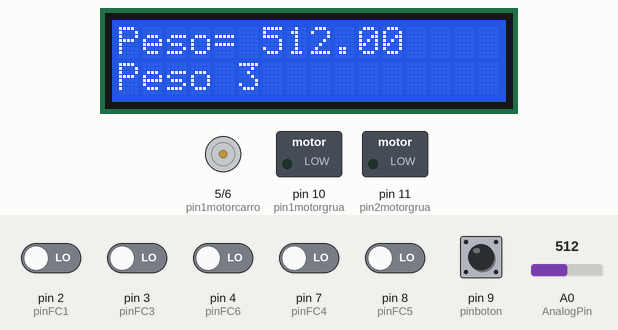
Recording of a sketch running on a simulated Arduino Uno, built with avr-gcc and run on an emulated ATmega328P. Shown: 16×2 character LCD, motor-driver pin pairs drawn as motors (green arrow = first pin HIGH = forward, orange = second pin HIGH = backward, longer = more drive), switched loads named in the sketch (green lamp = pin HIGH). The inputs (shaded band) are chosen by the test bench; at power-on: pin 2 (pinFC1), pin 3 (pinFC3), pin 4 (pinFC6), pin 7 (pinFC4), pin 8 (pinFC5), pin 9 (pinboton) LOW, A0 (AnalogPin) = 512.

Above: at 1.03 s.
1.3 s: pin 9 (pinboton) pulled HIGH for 0.45 s
At 1.9 s:
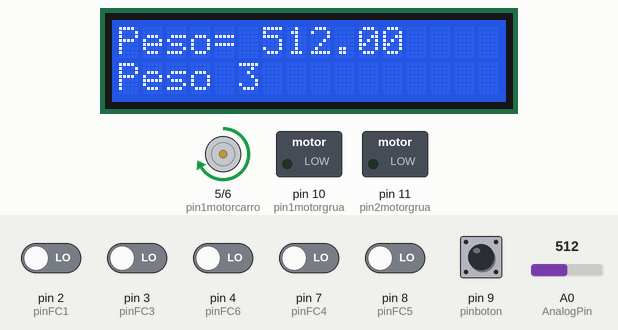
4.7 s: A0 (AnalogPin) set to 0
At 5.3 s:
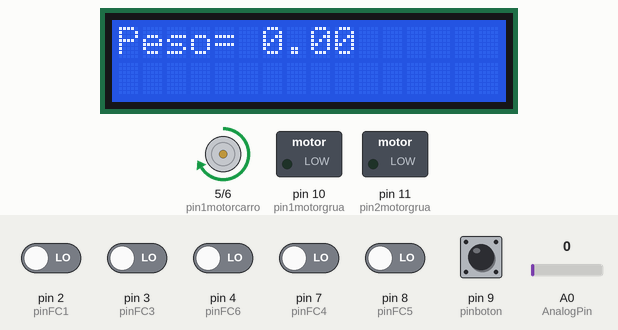
7.7 s: A0 (AnalogPin) set to 1023
At 8.19 s:
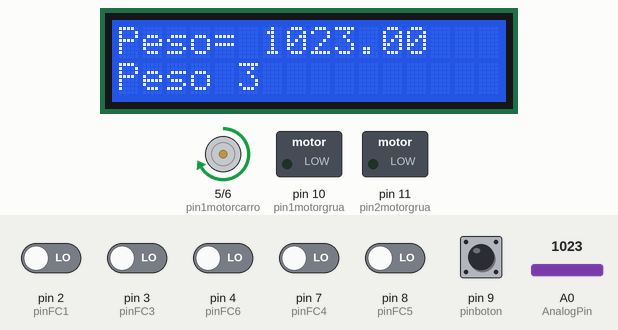
10.7 s: pin 8 (pinFC5) driven HIGH
At 11.17 s:
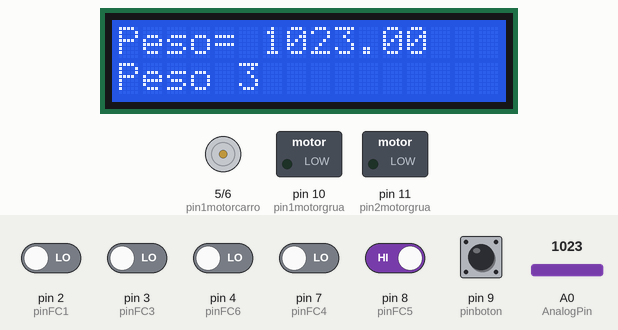
13.5 s: A0 (AnalogPin) set to 900
At 13.78 s:
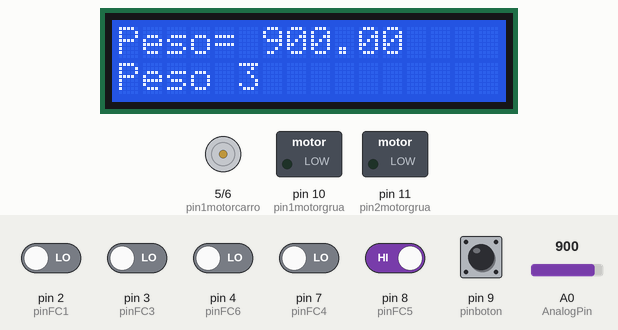
15.0 s: pin 9 (pinboton) pulled HIGH for 1 s
At 16.0 s:
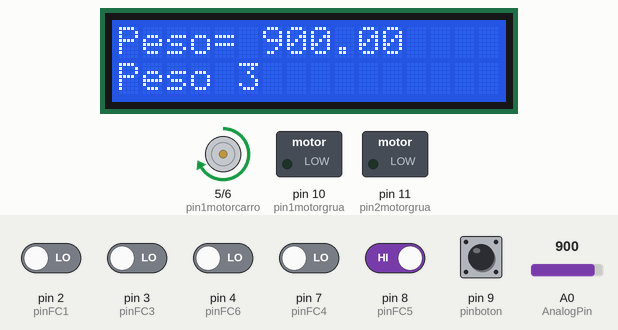
Timing chart, 0 to 18.0 s (numbered marks = the images above; inputs shaded):
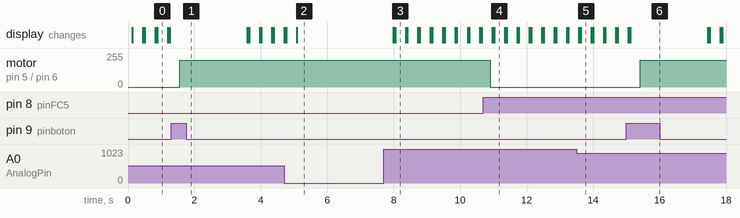

The sketch:

Puente_Grua_3.ino
```cpp
//Para la pantalla
#include <Wire.h>
#include <LCD.h>
#include <LiquidCrystal_I2C.h>
#define I2C_ADDR    0x27
#include <SoftwareSerial.h>
LiquidCrystal_I2C             lcd(I2C_ADDR,2, 1, 0, 4, 5, 6, 7);
#include "Print.h"
float Peso;         //Variable de Lectura del sensor.
int peso=0;
int s0=0;
int s1=0;
int s3=0;
int s6=0;
int s4=0;
int s5=0;
int AnalogPin = 0;               //Pin Sensor de peso
const int pin1motorcarro=5;     //Pin 1 Motor Carro Superior
const int pin2motorcarro=6;     //Pin 2 Motor Carro Superior
const int pin1motorgrua=10;       //Pin 1 Motor Grua
const int pin2motorgrua=11;       //Pin 2 Motor Grua
const int pinFC1=2;              //Pin señal FC 2
const int pinFC3=3;              //Pin señal FC 3
const int pinFC6=4;              //Pin señal FC 7
const int pinFC4=7;              //Pin señal FC 8
const int pinFC5=8;              //Pin señal FC 5
const int pinboton=9;              //Pin señal FC 5

int pwm1=240;                    //Velocidad Motor Carro superior
int pwm2=160;                    //Velocidad Motor Grua
//Variables para lectura de señales de finales de carrera
int estadoAnteriorFC1 = 0; //Declaramos e inicializamos la variable
int valorFC1 = 0; //Declaramos e inicializamos la variable
int estadoAnteriorFC3 = 0; //Declaramos e inicializamos la variable
int valorFC3 = 0; //Declaramos e inicializamos la variable
int estadoAnteriorFC6 = 0; //Declaramos e inicializamos la variable
int valorFC6 = 0; //Declaramos e inicializamos la variable
int estadoAnteriorFC4 = 0; //Declaramos e inicializamos la variable
int valorFC4 = 0; //Declaramos e inicializamos la variable
int estadoAnteriorFC5 = 0; //Declaramos e inicializamos la variable
int valorFC5 = 0; //Declaramos e inicializamos la variable
int estadoAnteriorboton = 0; //Declaramos e inicializamos la variable
int valorboton = 0; //Declaramos e inicializamos la variable

void setup() {
  //Configuracion de Pantalla
  lcd.begin (16,2);    // Inicializar el display con 16 caraceres 2 lineas
  lcd.setBacklightPin(3,POSITIVE);
  lcd.setBacklight(HIGH);

//Serial.begin(9600);   //Inicia comunicación serie-PC
pinMode(pin1motorcarro,OUTPUT);
pinMode(pin2motorcarro,OUTPUT);
pinMode(pin1motorgrua, OUTPUT);
pinMode(pin2motorgrua, OUTPUT);
pinMode(pinFC1, INPUT);
pinMode(pinFC3, INPUT);
pinMode(pinFC6, INPUT);
pinMode(pinFC4, INPUT);
pinMode(pinFC5, INPUT);
pinMode(pinboton, INPUT);
}

void loop() {

Peso = analogRead(AnalogPin); // La Resistencia es igual a la lectura del sensor (Analog 0)
//Para imprimir en pantalla de PC
//Serial.print("Peso = ");
//Serial.println(Peso);
  //Mostrar el Peso en pantalla LCD
    lcd.clear();
    lcd.setCursor(0,0);
    lcd.print("Peso=");
    lcd.setCursor(6,0);
    lcd.print(Peso);
       delay(50);

if(Peso<150 && Peso>0){
      lcd.setCursor(0,1);
      lcd.print("Peso 1");
      peso=1;     }
if(Peso>=150 && Peso<240){
      lcd.setCursor(0,1);
      lcd.print("Peso 2");
      peso=2;     }
if(Peso>=240){
      lcd.setCursor(0,1);
      lcd.print("Peso 3");
      peso=3;     }


valorFC1=digitalRead(pinFC1); //Leemos el estado del final de carrera
delay(50);
if(valorFC1!=estadoAnteriorFC1){ //Si hay un cambio de estado, entramos en el if
  if(valorFC1==HIGH){
s1=1;
  }
if(valorFC1==LOW){
s1=0;
}
}
estadoAnteriorFC1=valorFC1; //guardamos el estado actual del final de carrera

valorFC3=digitalRead(pinFC3); //Leemos el estado del final de carrera
delay(50);
if(valorFC3!=estadoAnteriorFC3){ //Si hay un cambio de estado, entramos en el if
  if(valorFC3==HIGH){
s3=1;
  }
if(valorFC3==LOW){
s3=0;
}
}
estadoAnteriorFC3=valorFC3; //guardamos el estado actual del final de carrera

valorFC4=digitalRead(pinFC4); //Leemos el estado del final de carrera
delay(50);
if(valorFC4!=estadoAnteriorFC4){ //Si hay un cambio de estado, entramos en el if
  if(valorFC4==HIGH){
s4=1;
  }
if(valorFC4==LOW){
s4=0;
}
}
estadoAnteriorFC4=valorFC4; //guardamos el estado actual del final de carrera


valorFC6=digitalRead(pinFC6); //Leemos el estado del final de carrera
delay(50);
if(valorFC6!=estadoAnteriorFC6){ //Si hay un cambio de estado, entramos en el if
  if(valorFC6==HIGH){
s6=1;
  }
if(valorFC6==LOW){
s6=0;
}
}
estadoAnteriorFC6=valorFC6; //guardamos el estado actual del final de carrera


valorFC5=digitalRead(pinFC5); //Leemos el estado del final de carrera
delay(50);
if(valorFC5!=estadoAnteriorFC5){ //Si hay un cambio de estado, entramos en el if
  if(valorFC5==HIGH){
s5=1;
apagar();
  }
if(valorFC5==LOW){
s5=0;
}
}
estadoAnteriorFC5=valorFC5; //guardamos el estado actual del final de carrera

valorboton=digitalRead(pinboton); //Leemos el estado del final de carrera
delay(50);
if(valorboton!=estadoAnteriorboton){ //Si hay un cambio de estado, entramos en el if
  if(valorboton==HIGH){
s0=0;
encender();
delay(20);
  }
if(valorboton==LOW){
s0=0;
}
}
estadoAnteriorboton=valorboton; //guardamos el estado actual del final de carrera


/*
if (peso==1 && s1==1 && s6==1){
    analogWrite(pin1motorgrua,pwm1); //Encendemos subida
    analogWrite(pin2motorgrua,0);    //Encendemos subida
    if (s3==1){
    analogWrite(pin1motorgrua,0);     //apagamos subida
    analogWrite(pin2motorgrua,0);     //apagamos subida
    analogWrite(pin1motorcarro,pwm2); //encendemos derecha
    analogWrite(pin2motorcarro,0);    //encendemos derecha
    if (s4==1 && pin1motorcarro==pwm2){
    analogWrite(pin1motorcarro,0);    //apagamos derecha
    analogWrite(pin2motorcarro,0);    //apagamos derecha
    analogWrite(pin1motorgrua,0);     //Encendemos bajada
    analogWrite(pin2motorgrua,pwm1);  //Encendemos bajada
    if(s1==1 && pin2motorgrua==pwm1){
    analogWrite(pin1motorgrua,0);    //apagamos bajada
    analogWrite(pin2motorgrua,0);    //apagamos bajada
    delay(10);
    analogWrite(pin1motorgrua,pwm1); //Encendemos subida
    analogWrite(pin2motorgrua,0);    //Encendemos subida
    if(s3==1 && pin1motorgrua==pwm1){
    analogWrite(pin1motorgrua,0);     //apagamos subida
    analogWrite(pin2motorgrua,0);     //apagamos subida
    analogWrite(pin1motorcarro,0); //encendemos izquierda
    analogWrite(pin2motorcarro,pwm2);    //encendemos izquierda
    if(s6==1 && pin2motorcarro==pwm2){
    analogWrite(pin1motorcarro,0);    //apagamos izquierda
    analogWrite(pin2motorcarro,0);    //apagamos izquierda
    analogWrite(pin1motorgrua,0);     //encendemos bajada
    analogWrite(pin2motorgrua,pwm1);     //encendemos bajada
    if(s1==1 && pin2motorgrua==pwm1){
    analogWrite(pin1motorgrua,0);       //apagamos bajada
    analogWrite(pin2motorgrua,pwm1);     //apagamos bajada
    }}}}}}

}


   // analogWrite(pin1motorgrua,0); //apagamos bajada
   // analogWrite(pin2motorgrua,0);    //apagamos bajada
   // delay(10);
    analogWrite(pin1motorgrua,pwm1); //Encendemos subida
    analogWrite(pin2motorgrua,0);    //Encendemos subida
   // analogWrite(pin1motorcarro,pwm2); //Encendemos derecha
   //analogWrite(pin2motorcarro,0);    //Encendemos derecha


    analogWrite(pin1motorgrua,0);    //apagamos subida
    analogWrite(pin2motorgrua,0);    //apagamos subida
    delay(10);
    analogWrite(pin1motorcarro,pwm1); //encendemos derecha
    analogWrite(pin2motorcarro,0); //encendemos derecha

    analogWrite(pin1motorcarro,0); //apagamos derecha
    analogWrite(pin2motorcarro,0); //apagamos derecha
    delay(10);
    analogWrite(pin1motorgrua,0); //Encendemos bajada
    analogWrite(pin2motorgrua,pwm1);    //Encendemos bajada

    analogWrite(pin1motorcarro,0);       //Encendemos izquierda
    analogWrite(pin2motorcarro,pwm1);    //Encendemos izquierda
    analogWrite(pin1motorgrua,0); //Apagamos
    analogWrite(pin2motorgrua,0); //Apagamos
      lcd.setCursor(8,1);
      lcd.print("Paro       ");
    analogWrite(pin1motorgrua,0);       //Encendemos bajada
    analogWrite(pin2motorgrua,pwm2);    //Encendemos bajada

*/

}
void encender(){
    analogWrite(pin1motorcarro,200); //encendemos derecha
    analogWrite(pin2motorcarro,0);    //encendemos derecha
    delay(2000);
}

void apagar(){
      analogWrite(pin1motorcarro,0);     //apagamos subida
    analogWrite(pin2motorcarro,0);     //apagamos subida
}
```

Measured:
- after the input at 1.3 s, motor on pin 5 (pin1motorcarro) / pin 6 (pin2motorcarro): stopped → forward 200/255 after 0.25 s
- after the input at 4.7 s, the display: first differs from a run without the input after 0.37 s (image 2)
- after the input at 7.7 s, the display: first changes after 0.28 s (image 3 shows a later state)
- after the input at 10.7 s, motor on pin 5 (pin1motorcarro) / pin 6 (pin2motorcarro): forward 200/255 → stopped after 0.20 s
- after the input at 13.5 s, the display: first changes after 0.07 s (image 5 shows a later state)
- after the input at 15.0 s, motor on pin 5 (pin1motorcarro) / pin 6 (pin2motorcarro): stopped → forward 200/255 after 0.42 s
